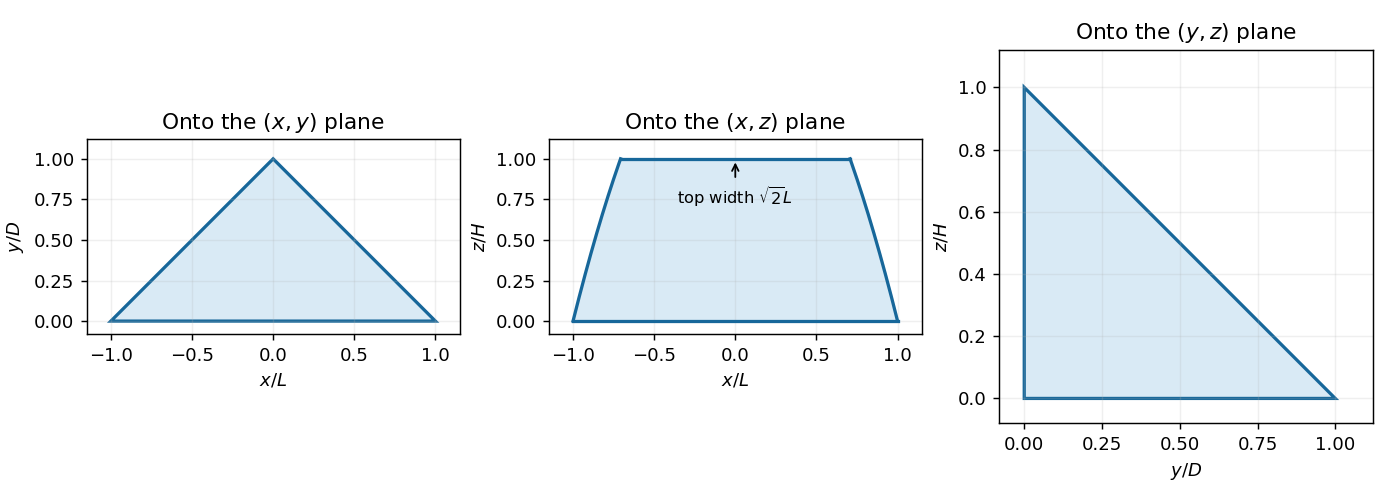

Python code for this plot:
"""Generate the PNG in cwd. Python 3.14.4, NumPy 2.3.5, Matplotlib 3.10.7;
dependencies are declared in the repository pyproject.toml.
"""
from pathlib import Path
import os
os.environ.setdefault('MPLCONFIGDIR', '/tmp/nst-2023-ia-paper-1-matplotlib')
import matplotlib
matplotlib.use('Agg')
import matplotlib.pyplot as plt
import numpy as np

fig,axes=plt.subplots(1,3,figsize=(10.6,3.8),layout='constrained',facecolor='white')
axes[0].fill([-1,1,0,-1],[0,0,1,0],facecolor='#d9eaf5',edgecolor='#17679a',linewidth=1.8)
axes[0].set(xlabel='$x/L$',ylabel='$y/D$',title='Onto the $(x,y)$ plane',xlim=(-1.15,1.15),ylim=(-0.08,1.12))
z=np.linspace(0,1,300)
w=np.sqrt(1-z/2)
axes[1].fill_betweenx(z,-w,w,color='#d9eaf5')
axes[1].plot(-w,z,color='#17679a',linewidth=1.8)
axes[1].plot(w,z,color='#17679a',linewidth=1.8)
axes[1].plot([-1,1],[0,0],color='#17679a',linewidth=1.8)
axes[1].plot([-1/np.sqrt(2),1/np.sqrt(2)],[1,1],color='#17679a',linewidth=1.8)
axes[1].set(xlabel='$x/L$',ylabel='$z/H$',title='Onto the $(x,z)$ plane',xlim=(-1.15,1.15),ylim=(-0.08,1.12))
axes[1].annotate(r'top width $\sqrt{2}L$',(0,1),(0,0.72),ha='center',fontsize=9,arrowprops={'arrowstyle':'->'})
axes[2].fill([0,1,0,0],[0,0,1,0],facecolor='#d9eaf5',edgecolor='#17679a',linewidth=1.8)
axes[2].set(xlabel='$y/D$',ylabel='$z/H$',title='Onto the $(y,z)$ plane',xlim=(-0.08,1.12),ylim=(-0.08,1.12))
for ax in axes:
    ax.set_aspect('equal')
    ax.grid(alpha=0.2)
fig.savefig(Path.cwd()/Path(__file__).with_suffix('.png').name,dpi=130,facecolor='white')
plt.close(fig)
